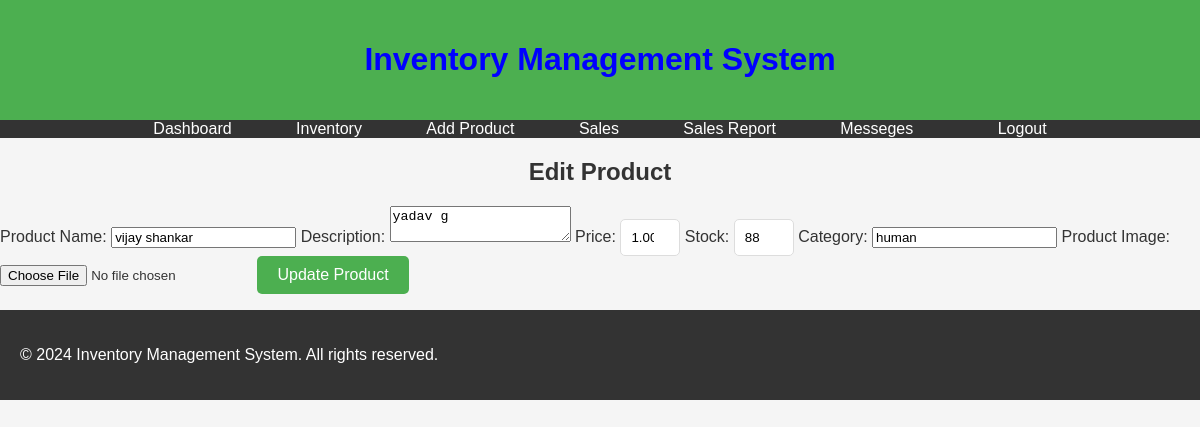
The app's page /edit_product.php?id=1 (signed in) with its own data.
### tables this page shows
CREATE TABLE `products` (
  `id` int(11) NOT NULL,
  `name` varchar(100) NOT NULL,
  `description` text DEFAULT NULL,
  `price` decimal(10,2) NOT NULL,
  `stock` int(11) NOT NULL,
  `image` varchar(255) DEFAULT NULL,
  `category` varchar(255) NOT NULL
);

### edit_product.php (the view, shortened to what this page needs)
<?php
require 'php/db_connect.php';
$id = $_GET['id'];
$stmt = $pdo->prepare("SELECT * FROM products WHERE id = ?");
$stmt->execute([$id]);
$product = $stmt->fetch(PDO::FETCH_ASSOC);
?>
<?php include 'partials/header.php'; ?>
<?php include 'partials/navbar.php'; ?>
<link rel="stylesheet" href="css/style.css">
<div class="orange-edit-product">
    <h2>Edit Product</h2>
    <form action="edit_product.php?id=<?= htmlspecialchars($product['id']) ?>" method="post" enctype="multipart/form-data">
        <label for="name">Product Name:</label>
        <input type="text" id="name" name="name" value="<?= htmlspecialchars($product['name']) ?>" required>
        <label for="description">Description:</label>
        <textarea id="description" name="description" required><?= htmlspecialchars($product['description']) ?></textarea>
        <label for="price">Price:</label>
        <input type="number" step="0.01" id="price" name="price" value="<?= htmlspecialchars($product['price']) ?>" required>
        <label for="stock">Stock:</label>
        <input type="number" id="stock" name="stock" value="<?= htmlspecialchars($product['stock']) ?>" required>
        <label for="category">Category:</label>
        <input type="text" id="category" name="category" value="<?= htmlspecialchars($product['category']) ?>" required>
        <label for="image">Product Image:</label>
        <input type="file" id="image" name="image">
        <button type="submit" class="elephant-submit">Update Product</button>
    </form>
</div>
<?php include 'partials/footer.php'; ?>

### css/style.css (style rules this page uses)
h1, h2, h3 { text-align: center; }
button { background-color: #4CAF50; color: white; padding: 10px 20px; border: none; border-radius: 5px; cursor: pointer; font-size: 1em; transition: background-color 0.3s ease; }
input[type="number"] { padding: 10px; width: 60px; border: 1px solid #ddd; border-radius: 5px; }
button { display: inline-block; }

### records on screen
products: name "vijay shankar", description "yadav g", price "1.00", stock "88", category "human"
